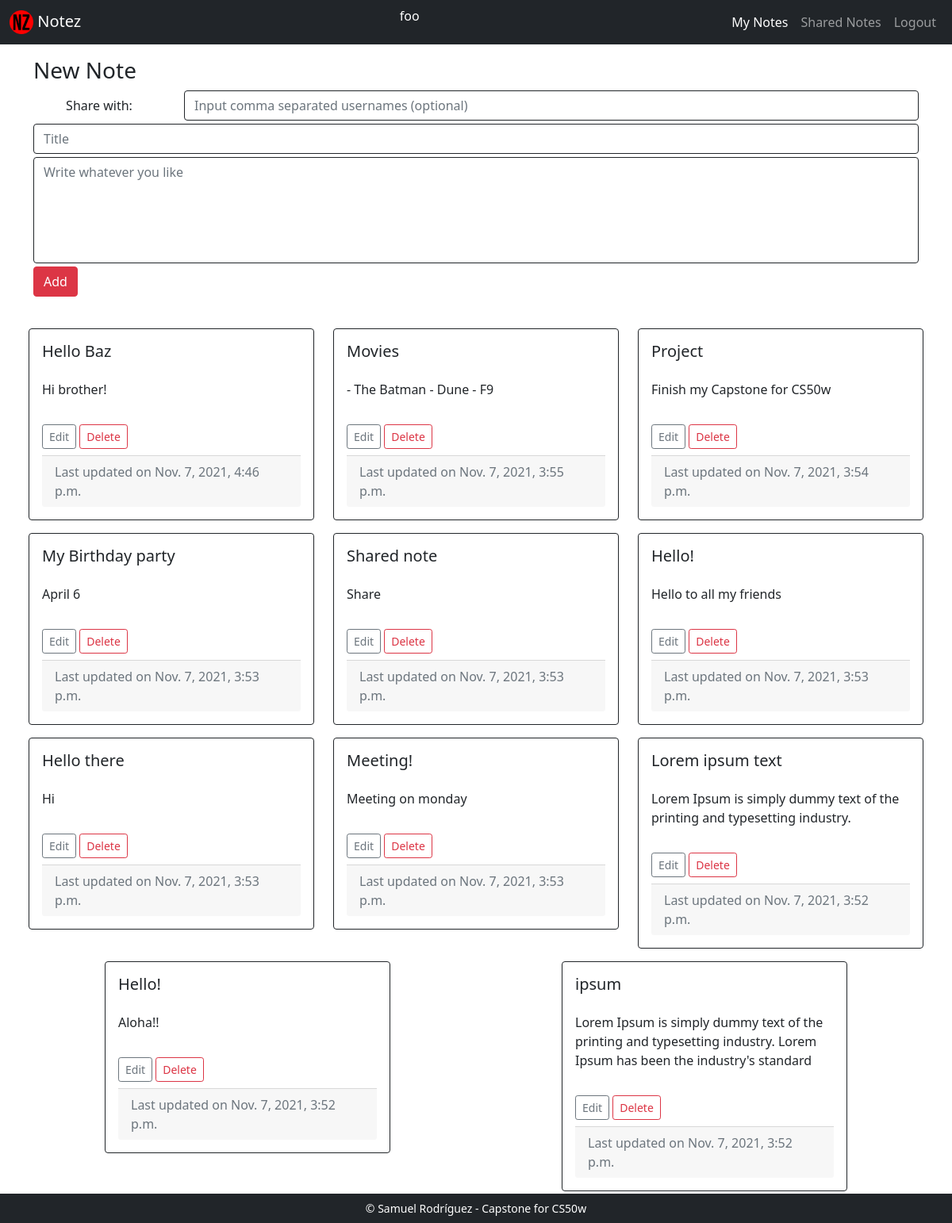
/ (signed in), run on the app's committed database.
### notez/models.py (models this page shows, shortened)
class User(AbstractUser):
    def __str__(self):
        return f"{self.username}"

class Note(models.Model):
    title = models.CharField(max_length=64)
    content = models.CharField(max_length=248)
    creator = models.ForeignKey(User, on_delete=models.CASCADE, related_name="notes")
    shares_with = models.ManyToManyField(User, related_name="shared", blank=True)
    created = models.DateTimeField(auto_now_add=True)
    updated = models.DateTimeField(auto_now=True)

### notez/views.py (the view, shortened to what this page needs)
# urls.py: path('', views.index, name='index'),
def index(request):
    if not request.user.is_authenticated:
        return render(request, 'notez/login.html')
    notes = User.objects.get(username=request.user).notes.order_by('-updated').all()
    return render(request, 'notez/index.html', {
        'notes': notes,
    })

### notez/templates/notez/index.html (shortened to what this page needs)
{% extends 'notez/layout.html' %}
{% block body %}
  <div class="container">
    <h3>New Note</h3>
    <form class="form-group" action="{% url 'index' %}" method="post">
      <div class="form-group row">
        <label class="col col-form-label text-center">Share with:</label>
        <div class="col-sm-10">
          <input class="form-control border-dark mb-1" name='shared' placeholder='Input comma separated usernames (optional)' autocomplete='off'>
        </div>
      </div>
      <input class="form-control border-dark mb-1" name='title' placeholder="Title" autocomplete='off' required>
      <textarea class="form-control border-dark mb-1" name='content' rows='5' placeholder="Write whatever you like" autocomplete='off' required></textarea>
      <input class="btn btn-danger content-align-right" type="submit" value="Add">
        </form>
      </div>
    <br>
  <div class='d-flex justify-content-around flex-wrap p-2'>
    {% for note in notes %}
      <div class='p-2'>
        <div class="card border-dark" name='card'>
          <div class="card-body" id="note-{{note.id}}">
            <h5 class="card-title" name='title'>{{note.title}}</h5>
            <p class="card-text pb-3 pt-3" name='content'>{{note.content}}</p>
            <button class='btn btn-sm btn-outline-secondary mb-2' name='edit-button' onclick="editNote({{note.id}})">Edit</button>
            <form class="delete-button" method='post' action='{% url 'delete' %}'>
              <button class='btn btn-sm btn-outline-danger mb-2' type='submit' name='delete_note' value='{{ note.id }}'>Delete</button>
            </form>
            <div class="card-footer text-muted"> Last updated on {{ note.updated }}</div>
          </div>
        </div>
      </div>
    {% endfor %}
    </div>
{% endblock body %}

### notez/templates/notez/layout.html (shortened to what this page needs)
{% load static %}
<!DOCTYPE html>
<html lang="en">
  <head>
    <link
      href="https://cdn.jsdelivr.net/npm/bootstrap@5.1.3/dist/css/bootstrap.min.css"
      rel="stylesheet"
    />
    <link rel="stylesheet" href="{% static 'notez/styles.css' %}" />
  </head>
  <body id='body'>
    <nav class="navbar navbar-expand-md navbar-dark bg-dark">
      <div class="container-fluid">
        <div class="justify-content-start">
          <a class="navbar-brand mb-0 h1" href="{% url 'index' %}">
            <img
              src="{% static 'notez/apple-touch-icon.png' %}"
              alt="icon"
              width="30"
              height="30"
              class="d-inline-block align-text-top"
            />
            Notez
          </a>
        </div>
        <div class="text-center justify-content-center">
          {% if user.is_authenticated %}
          <p class="nav-item text-white">{{ user.username }}<p>
          {% endif %}
        </div>
        <div class="justify-content-end">
          <ul class="navbar-nav">
            {% if user.is_authenticated %}
            <li class="nav-item">
              <a
                class="nav-link active"
                aria-current="page"
                href="{% url 'index' %}"
                id="notes-button"
                >My Notes</a
              >
            </li>
            <li class="nav-item">
              <a
                class="nav-link"
                aria-current="page"
                href="{% url 'shared' %}"
                id="shared-button"
                >Shared Notes</a
              >
            </li>
            <li class="nav-item">
              <a class="nav-link" aria-current="page" href="{% url 'logout' %}"
                >Logout</a
              >
            </li>
            {% endif %}
          </ul>
       </div>
      </div>
    </nav>
    <div class="body p-3 mb-2">{% block body %}{% endblock body %}</div>
    <footer class="small text-white text-center bg-dark p-2" id='footer'>
      &copy; Samuel Rodríguez - Capstone for CS50w
    </footer>
  </body>
</html>

### notez/static/notez/styles.css (style rules this page uses)
textarea { resize: none; }
#footer { position: fixed; width: 100vw; bottom: 0; }
.card.border-dark { width: 360px; }
.delete-button { display: inline-block; }

### data on the page
User: username "foo"
Note: title "Hello Baz", content "Hi brother!", {{ note.id }} 65 (drawn), updated "Nov. 7, 2021, 4:46 p.m."
Note: title "Movies", content "- The Batman - Dune - F9", {{ note.id }} 22 (drawn), updated "Nov. 7, 2021, 3:55 p.m."
Note: title "Project", content "Finish my Capstone for CS50w", {{ note.id }} 25 (drawn), updated "Nov. 7, 2021, 3:54 p.m."
Note: title "My Birthday party", content "April 6", {{ note.id }} 26 (drawn), updated "Nov. 7, 2021, 3:53 p.m."
Note: title "Shared note", content "Share", {{ note.id }} 29 (drawn), updated "Nov. 7, 2021, 3:53 p.m."
Note: title "Hello!", content "Hello to all my friends", {{ note.id }} 52 (drawn), updated "Nov. 7, 2021, 3:53 p.m."
Note: title "Hello there", content "Hi", {{ note.id }} 51 (drawn), updated "Nov. 7, 2021, 3:53 p.m."
Note: title "Meeting!", content "Meeting on monday", {{ note.id }} 33 (drawn), updated "Nov. 7, 2021, 3:53 p.m."
Note: title "Lorem ipsum text", content "Lorem Ipsum is simply dummy text of the printing and typesetting industry.", {{ note.id }} 9 (drawn), updated "Nov. 7, 2021, 3:52 p.m."
Note: title "Hello!", content "Aloha!!", {{ note.id }} 16 (drawn), updated "Nov. 7, 2021, 3:52 p.m."
Note: title "ipsum", content "Lorem Ipsum is simply dummy text of the printing and typesetting industry. Lorem Ipsum has been the industry's standard", {{ note.id }} 23 (drawn), updated "Nov. 7, 2021, 3:52 p.m."
